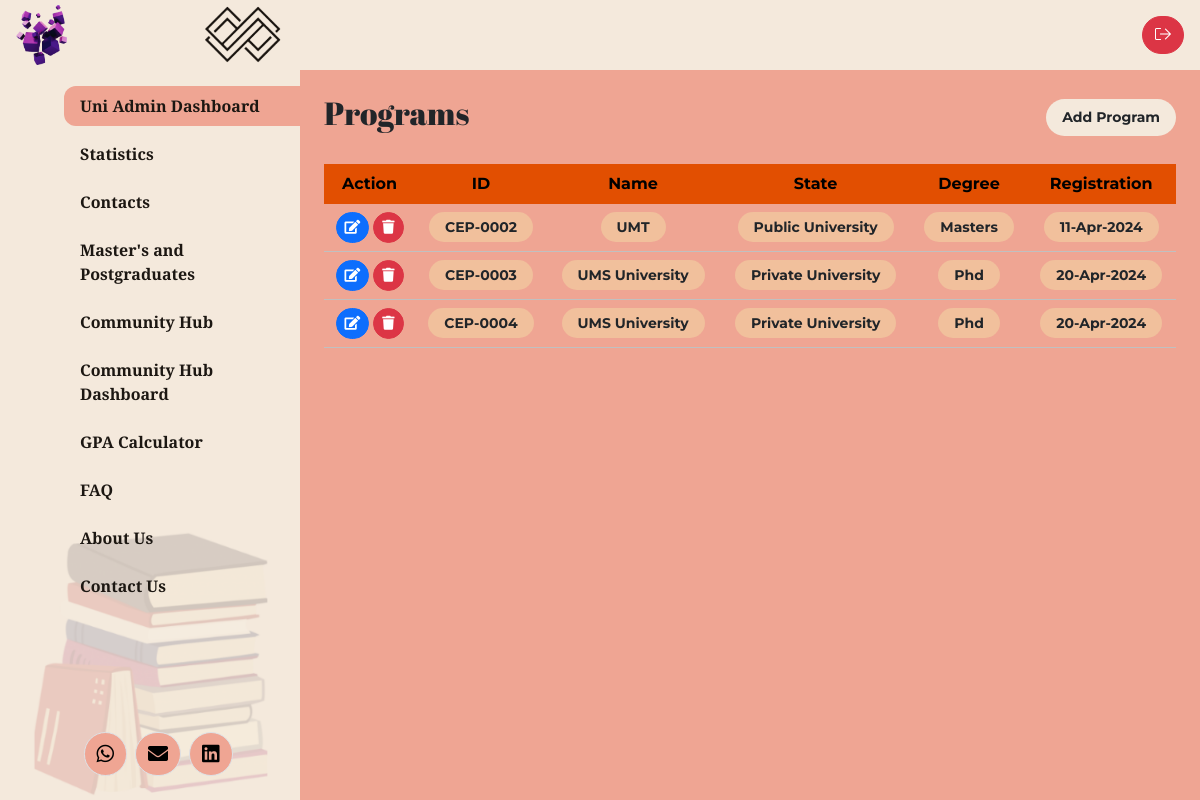
Before: /dashboard.php (signed in) with the older database file.
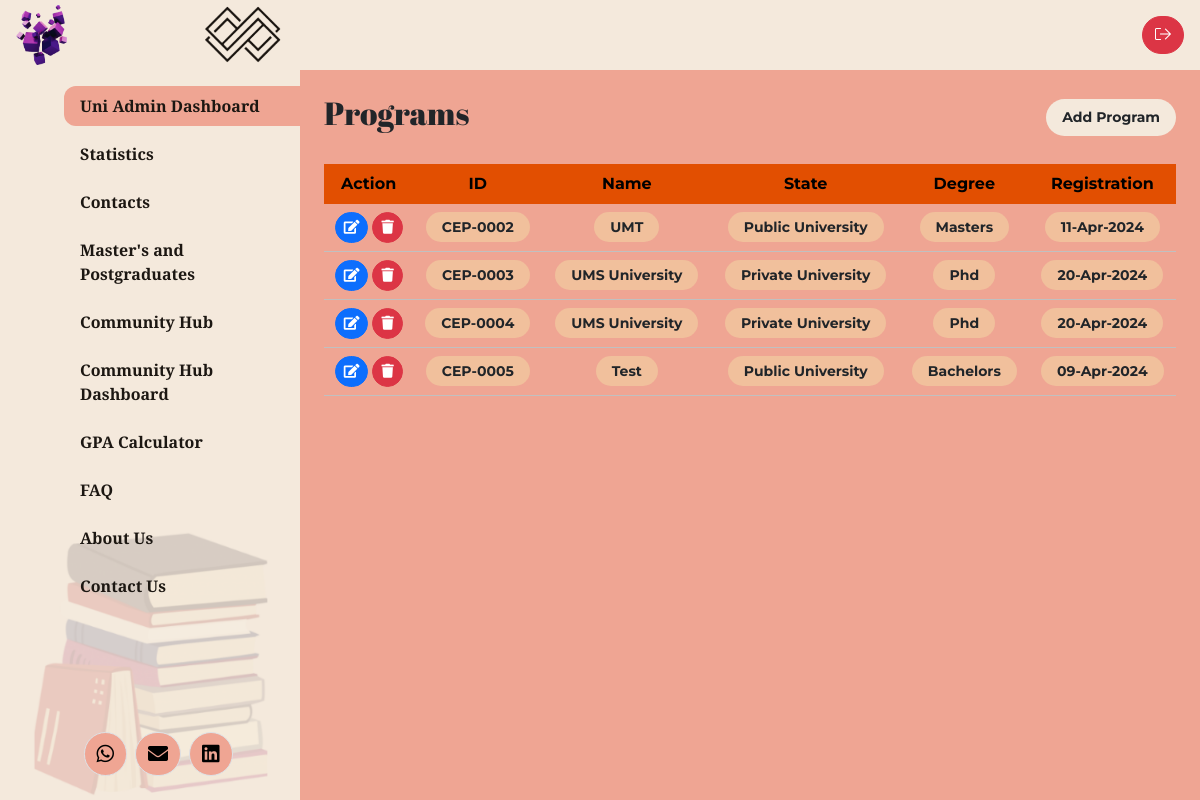
After: the same page with the newer database file.
### tables this page shows
CREATE TABLE `programs` (
  `ID` int NOT NULL,
  `Name` varchar(255) NOT NULL,
  `State` varchar(255) NOT NULL,
  `Degree` varchar(255) NOT NULL,
  `Registration_Date` date NOT NULL,
  `Registration_Link` varchar(255) NOT NULL,
  `createdAt` timestamp NULL DEFAULT CURRENT_TIMESTAMP,
  `Location` varchar(255) DEFAULT NULL,
  `Rank` int DEFAULT NULL,
  `Scholarships` varchar(255) DEFAULT 'Included',
  `Career_Services` varchar(255) DEFAULT 'Included'
);

### dashboard.php (the view, shortened to what this page needs)
<?php
require_once "db_conn.php";
?>
<!DOCTYPE html>
<html lang="en">
    <head>
        <link rel="stylesheet" href="./assets/dist/css/bootstrap.min.css">
        <link rel="stylesheet" href="./assets/dist/fontawesome/css/all.css">
        <link rel="stylesheet" href="./assets/dist/css/style.css">
    </head>
    <body cz-shortcut-listen="true">
        <?php include 'header.php'; ?>
        <div class="container-fluid">
            <div class="row">
                <?php include "navbar.php"; ?>
                <main class="col-md-8 ms-sm-auto col-lg-9 px-md-4 py-4">
                    <div class="d-flex justify-content-between flex-wrap flex-md-nowrap align-items-center pb-2 mb-3">
                        <h2 class="h2 page-title">Programs</h2>
                        <button class="btn fw-bold fs-14 rounded-5 px-3 bg-peach py-2 border-0" data-bs-toggle="modal"
                            data-bs-target="#addModal">Add Program</button>
                    </div>
                    <div class="table-responsive">
                        <table class="table text-center table-programs">
                            <thead>
                                <tr>
                                    <th>Action</th>
                                    <th>ID</th>
                                    <th>Name</th>
                                    <th>State</th>
                                    <th>Degree</th>
                                    <th>Registration</th>
                                </tr>
                            </thead>
                            <tbody>
                                <?php
                                $sql = "SELECT * FROM programs";
                                $result = mysqli_query($conn, $sql);
                                if (mysqli_num_rows($result) > 0) {
                                    while ($row = mysqli_fetch_assoc($result)) {
                                        $formatted_id = str_pad($row['ID'], 4, '0', STR_PAD_LEFT);
                                        echo '<tr>';
                                        echo '<td>';
                                        echo '<a href="edit-program.php?ID=' . $row['ID'] . '" class="btn btn-sm rounded-5 btn-primary"><i class="fa fa-edit"></i></a>';
                                        echo '<a href="?delete=1" onclick="return confirm(\'Do you really want to delete this?\')" class="btn btn-sm rounded-5 btn-danger ms-1"><i class="fa fa-trash"></i></a>';
                                        echo '</td>';
                                        echo '<td><span class="badge bg-tea text-dark rounded-5 px-3 py-2 fs-14">CEP-' . $formatted_id . '</span></td>';
                                        echo '<td><span class="badge bg-tea text-dark rounded-5 px-3 py-2 fs-14">' . $row['Name'] . '</span></td>';
                                        echo '<td><span class="badge bg-tea text-dark rounded-5 px-3 py-2 fs-14">' . ucfirst($row['State']) . ' University</span></td>';
                                        echo '<td><span class="badge bg-tea text-dark rounded-5 px-3 py-2 fs-14">' . ucfirst($row['Degree']) . '</span></td>';
                                        echo '<td><span class="badge bg-tea text-dark rounded-5 px-3 py-2 fs-14">' . date('d-M-Y', strtotime($row['Registration_Date'])) . '</span></td>';
                                        echo '</tr>';
                                    }
                                } else {
                                    echo '<tr><td colspan="6">No records found</td></tr>';
                                }
                                ?>
                            </tbody>
                        </table>
                    </div>
                </main>
            </div>
        </div>
    </body>
</html>

Changed rows visible on the page:
added programs: ID "0005", Name "Test", State "Public", Degree "Bachelors", Registration_Date "09-Apr-2024"
